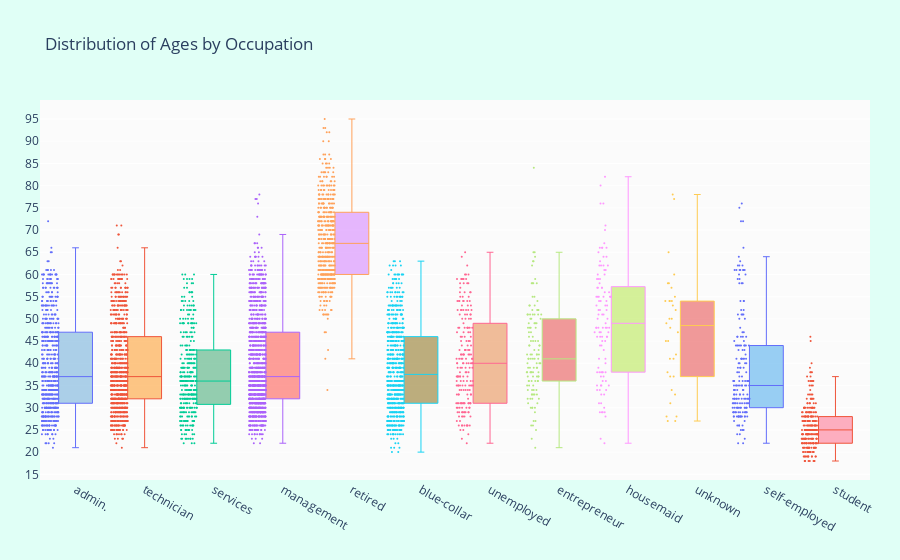

Notebook code cell kept with this figure:
### Markdown cell above
### Distribution of Ages by Occupation

Usually retired people are older.
Student people are younger.

### Code cell
# Now let's see which occupation tended to have more balance in their accounts

suscribed_df = df.loc[df["deposit"] == "yes"]

occupations = df["job"].unique().tolist()

ages_by_job = {job: suscribed_df["age"].loc[suscribed_df["job"] == job].values for job in occupations}

occupations = ages_by_job.keys()
ages = ages_by_job.values()

colors = [
    'rgba(93, 164, 214, 0.5)', 'rgba(255, 144, 14, 0.5)', 'rgba(44, 160, 101, 0.5)', 
    'rgba(255, 65, 54, 0.5)',  'rgba(207, 114, 255, 0.5)', 'rgba(127, 96, 0, 0.5)',
    'rgba(229, 126, 56, 0.5)', 'rgba(229, 56, 56, 0.5)', 'rgba(174, 229, 56, 0.5)', 
    'rgba(229, 56, 56, 0.5)', 'rgba(54, 162, 235, 0.5)', 'rgba(255, 99, 132, 0.5)'
]


traces = []

for xd, yd, cls in zip(occupations, ages, colors):
        traces.append(go.Box(
            y=yd,
            name=xd,
            boxpoints='all',
            jitter=0.5,
            whiskerwidth=0.2,
            fillcolor=cls,
            marker=dict(
                size=2,
            ),
            line=dict(width=1),
        ))

layout = go.Layout(
    title='Distribution of Ages by Occupation',
    yaxis=dict(autorange=True,showgrid=True,zeroline=True,dtick=5,gridcolor='rgb(255, 255, 255)',
        gridwidth=1,
        zerolinecolor='rgb(255, 255, 255)',
        zerolinewidth=2,
    ),
    margin=dict(l=40,r=30,b=80,t=100),
    plot_bgcolor='rgb(251,251,251)',
    paper_bgcolor='rgb(224,255,246)',
    showlegend=False
)


fig = go.Figure(data=traces, layout=layout)
iplot(fig)

# Based on Janio Martinez Bachmann's code

### Figure 1 — Plotly figure (JSON) as saved in the notebook; plotly's stock layout.template omitted (floating-point values rounded to 4 significant figures; data arrays with more than 128 entries replaced by an {"elided": "..."} marker saying what was removed)
{"data": [{"boxpoints": "all", "fillcolor": "rgba(93, 164, 214, 0.5)", "jitter": 0.5, "line": {"width": 1}, "marker": {"size": 2}, "name": "admin.", "type": "box", "whiskerwidth": 0.2, "y": {"elided": "631 int values"}}, {"boxpoints": "all", "fillcolor": "rgba(255, 144, 14, 0.5)", "jitter": 0.5, "line": {"width": 1}, "marker": {"size": 2}, "name": "technician", "type": "box", "whiskerwidth": 0.2, "y": {"elided": "840 int values"}}, {"boxpoints": "all", "fillcolor": "rgba(44, 160, 101, 0.5)", "jitter": 0.5, "line": {"width": 1}, "marker": {"size": 2}, "name": "services", "type": "box", "whiskerwidth": 0.2, "y": {"elided": "369 int values"}}, {"boxpoints": "all", "fillcolor": "rgba(255, 65, 54, 0.5)", "jitter": 0.5, "line": {"width": 1}, "marker": {"size": 2}, "name": "management", "type": "box", "whiskerwidth": 0.2, "y": {"elided": "1301 int values"}}, {"boxpoints": "all", "fillcolor": "rgba(207, 114, 255, 0.5)", "jitter": 0.5, "line": {"width": 1}, "marker": {"size": 2}, "name": "retired", "type": "box", "whiskerwidth": 0.2, "y": {"elided": "516 int values"}}, {"boxpoints": "all", "fillcolor": "rgba(127, 96, 0, 0.5)", "jitter": 0.5, "line": {"width": 1}, "marker": {"size": 2}, "name": "blue-collar", "type": "box", "whiskerwidth": 0.2, "y": {"elided": "708 int values"}}, {"boxpoints": "all", "fillcolor": "rgba(229, 126, 56, 0.5)", "jitter": 0.5, "line": {"width": 1}, "marker": {"size": 2}, "name": "unemployed", "type": "box", "whiskerwidth": 0.2, "y": {"elided": "202 int values"}}, {"boxpoints": "all", "fillcolor": "rgba(229, 56, 56, 0.5)", "jitter": 0.5, "line": {"width": 1}, "marker": {"size": 2}, "name": "entrepreneur", "type": "box", "whiskerwidth": 0.2, "y": [23, 45, 30, 51, 53, 43, 47, 58, 42, 42, 36, 41, 40, 36, 33, 52, 33, 45, 35, 34, 30, 51, 46, 27, 40, 43, 35, 50, 38, 41, 38, 49, 50, 42, 48, 44, 46, 51, 27, 31, 45, 37, 39, 51, 30, 45, 38, 52, 41, 33, 30, 26, 26, 48, 34, 47, 51, 32, 36, 54, 52, 32, 51, 49, 35, 34, 34, 58, 39, 39, 37, 38, 37, 55, 38, 36, 52, 37, 42, 41, 44, 55, 39, 25, 53, 84, 51, 64, 53, 33, 65, 32, 63, 21, 38, 65, 33, 40, 40, 63, 44, 38, 49, 36, 42, 36, 32, 48, 41, 58, 59, 31, 49, 42, 39, 29, 50, 41, 62, 44, 37, 58, 48]}, {"boxpoints": "all", "fillcolor": "rgba(174, 229, 56, 0.5)", "jitter": 0.5, "line": {"width": 1}, "marker": {"size": 2}, "name": "housemaid", "type": "box", "whiskerwidth": 0.2, "y": [52, 53, 56, 41, 57, 47, 55, 35, 52, 46, 55, 39, 48, 53, 46, 44, 59, 55, 51, 59, 57, 34, 33, 34, 59, 48, 62, 65, 33, 41, 62, 76, 51, 23, 38, 47, 43, 35, 36, 38, 35, 58, 49, 70, 34, 45, 48, 63, 50, 52, 66, 76, 53, 38, 57, 71, 46, 66, 38, 64, 29, 80, 48, 38, 56, 55, 29, 46, 48, 66, 55, 82, 48, 48, 29, 67, 61, 61, 31, 47, 66, 45, 54, 55, 55, 60, 28, 62, 47, 31, 50, 40, 54, 54, 46, 29, 64, 30, 62, 36, 37, 60, 57, 37, 51, 44, 22, 35, 38]}, {"boxpoints": "all", "fillcolor": "rgba(229, 56, 56, 0.5)", "jitter": 0.5, "line": {"width": 1}, "marker": {"size": 2}, "name": "unknown", "type": "box", "whiskerwidth": 0.2, "y": [49, 52, 60, 31, 34, 28, 37, 58, 50, 45, 41, 47, 65, 38, 54, 41, 53, 54, 42, 54, 27, 77, 54, 50, 55, 48, 28, 27, 45, 58, 33, 37, 78, 57]}, {"boxpoints": "all", "fillcolor": "rgba(54, 162, 235, 0.5)", "jitter": 0.5, "line": {"width": 1}, "marker": {"size": 2}, "name": "self-employed", "type": "box", "whiskerwidth": 0.2, "y": {"elided": "187 int values"}}, {"boxpoints": "all", "fillcolor": "rgba(255, 99, 132, 0.5)", "jitter": 0.5, "line": {"width": 1}, "marker": {"size": 2}, "name": "student", "type": "box", "whiskerwidth": 0.2, "y": {"elided": "269 int values"}}], "layout": {"margin": {"b": 80, "l": 40, "r": 30, "t": 100}, "paper_bgcolor": "rgb(224,255,246)", "plot_bgcolor": "rgb(251,251,251)", "showlegend": false, "title": {"text": "Distribution of Ages by Occupation"}, "yaxis": {"autorange": true, "dtick": 5, "gridcolor": "rgb(255, 255, 255)", "gridwidth": 1, "showgrid": true, "zeroline": true, "zerolinecolor": "rgb(255, 255, 255)", "zerolinewidth": 2}}}
